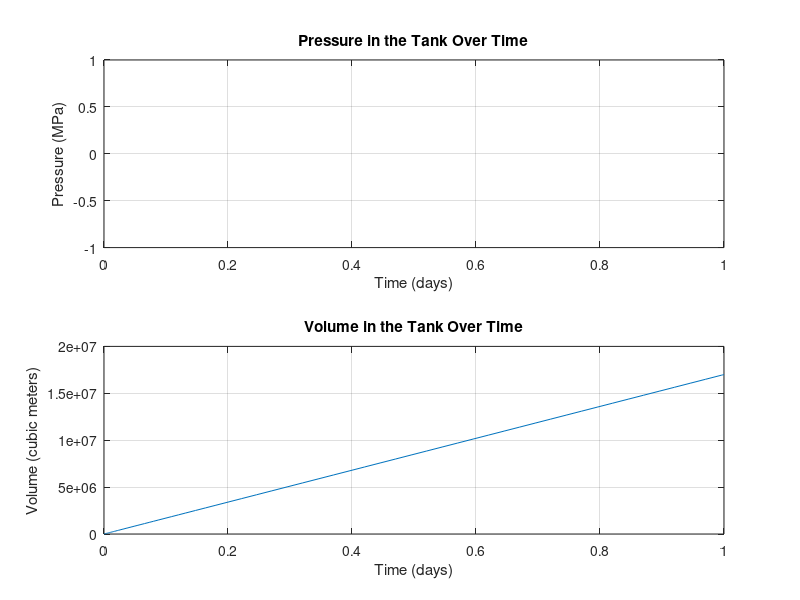

The MATLAB source for this figure:
function tank_filling_simulation()
    % Constants
    tank_volume = 44000;  % cubic meters
    daily_flow_rate = 17e6;  % standard cubic meters of air per day
    pipeline_length = 1000;  % meters
    pipeline_diameter = 0.9;  % meters
    initial_pressure = 0;  % ambient pressure in Pa
    final_pressure = 7e6;  % pressure in Pa

    % Simulation parameters
    time_span = [0, 1];  % simulation time span in days
    initial_conditions = [initial_pressure, 0];  % initial conditions [pressure, volume]

    % Solving the differential equation
    options = odeset('RelTol', 1e-6, 'AbsTol', 1e-6);
    [time, solution] = ode45(@tank_filling_ode, time_span, initial_conditions, options);

    % Extracting results
    pressure = solution(:, 1);
    volume = solution(:, 2);

    % Plotting results
    figure;
    subplot(2, 1, 1);
    plot(time, pressure / 1e6);  % Convert pressure to MPa for plotting
    title('Pressure in the Tank Over Time');
    xlabel('Time (days)');
    ylabel('Pressure (MPa)');
    grid on;

    subplot(2, 1, 2);
    plot(time, volume);
    title('Volume in the Tank Over Time');
    xlabel('Time (days)');
    ylabel('Volume (cubic meters)');
    grid on;

    % Display final volume and pressure
    fprintf('Final volume in the tank: %.2f cubic meters\n', volume(end));
    fprintf('Final pressure in the tank: %.2f MPa\n', pressure(end) / 1e6);
end

function dydt = tank_filling_ode(t, y)
    % ODE function describing the tank filling process
    % y(1): pressure, y(2): volume

    % Constants
    daily_flow_rate = 17e6;  % standard cubic meters of air per day
    pipeline_length = 1000;  % meters
    pipeline_diameter = 0.9;  % meters

    % Calculating flow rate into the tank
    flow_rate = pipeline_flow_rate(y(1), pipeline_length, pipeline_diameter);

    % ODEs
    dydt = zeros(2, 1);
    dydt(1) = flow_rate / y(2);  % dp/dt = Q/V
    dydt(2) = daily_flow_rate;  % dV/dt = Q (constant daily flow rate)
end

function q = pipeline_flow_rate(p, L, d)
    % Function to calculate the flow rate in the pipeline using the Hagen–Poiseuille equation
    % p: pressure, L: length, d: diameter

    % Constants
    viscosity = 1.846e-5;  % dynamic viscosity of air at room temperature in Pa s

    % Hagen–Poiseuille equation
    q = (pi * (d^4) / 128 / viscosity / L) * (p - 0);  % Assuming initial pressure is 0
end